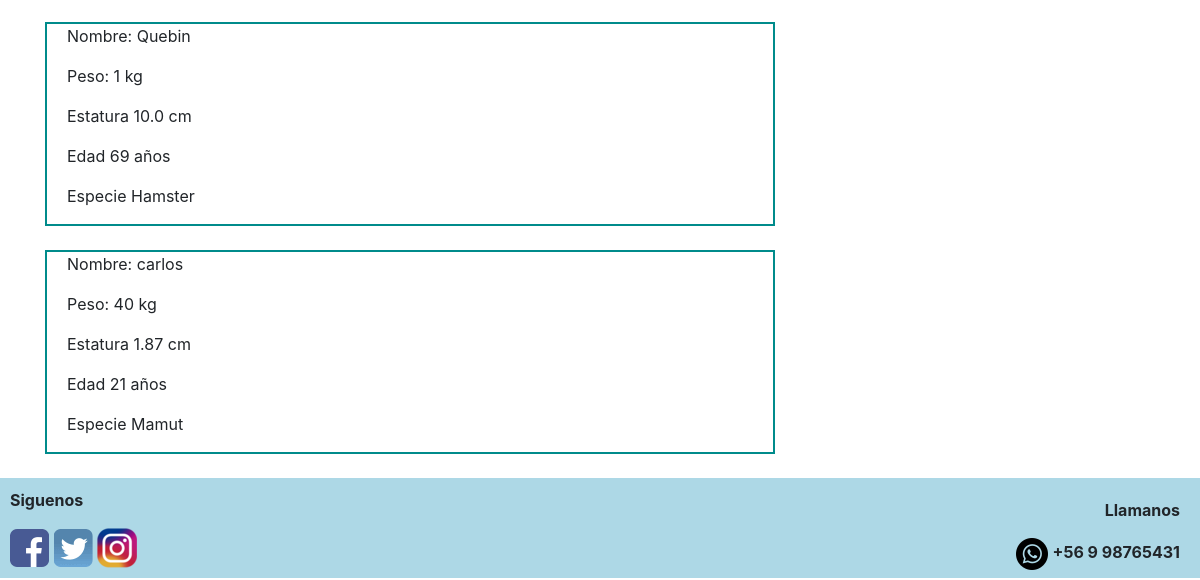
/listarClientes (lower part), run on an earlier commit of the app's database.
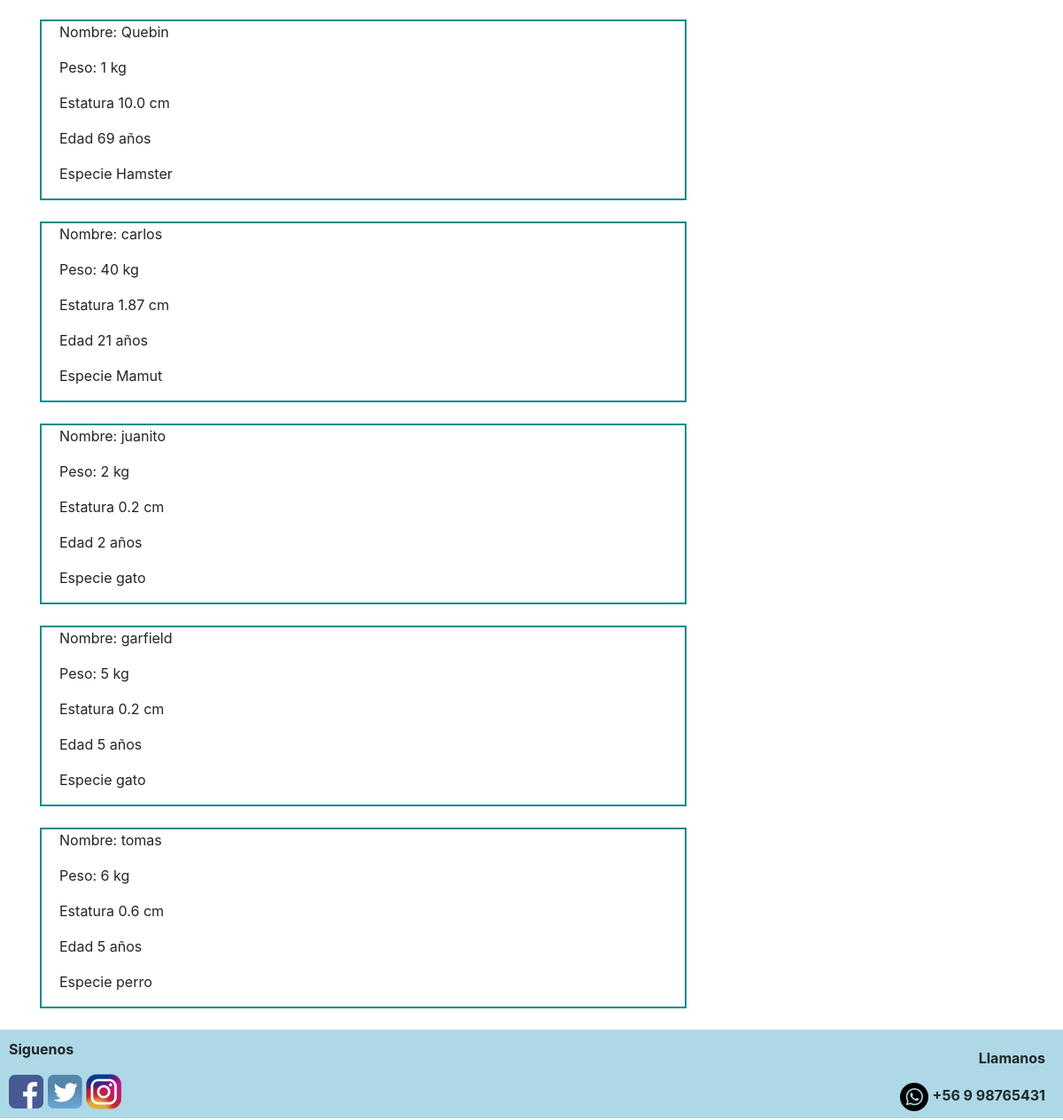
And on a later commit of the database.
### apps/Registro/models.py (models this page shows, shortened)
class Cliente(models.Model):
    Usuario = models.ForeignKey(Usuario, null=True, blank=True, on_delete=models.CASCADE)
    nombre = models.CharField(max_length=50)
    peso = models.IntegerField()
    estatura = models.FloatField()
    edad = models.IntegerField()
    especie = models.CharField(max_length=50)

### apps/Registro/views.py (the view)
# urls.py: path('listarClientes', views.listar_clientes, name="listar_clientes"),
def listar_clientes(request):
    clientes = Cliente.objects.all()
    return render(request, "Registro/listar_clientes.html", {'clientes': clientes})

### templates/Registro/listar_clientes.html (shortened to what this page needs)
{% extends 'base.html' %}
{% load static %}
{% block content %}
  <body>
    {% for c in clientes %}
        <div style="border: darkcyan 2px solid;">
            <p style="padding-left: 20px;">  Nombre: {{ c.nombre }} </p>
            <p style="padding-left: 20px;">  Peso: {{ c.peso }} kg</p>
            <p style="padding-left: 20px;">  Estatura {{ c.estatura }} cm</p>
            <p style="padding-left: 20px;">  Edad {{ c.edad }} años</p>
            <p style="padding-left: 20px;">  Especie {{ c.especie }} </p>
        </div>
        <br>
    {% endfor %}
  </body>
{% endblock content %}

What changed in the data, as far as the page shows it:
added Cliente: nombre "juanito", peso "2", estatura "0.2", edad "2", especie "gato"
added Cliente: nombre "garfield", peso "5", estatura "0.2", edad "5", especie "gato"
added Cliente: nombre "tomas", peso "6", estatura "0.6", edad "5", especie "perro"
